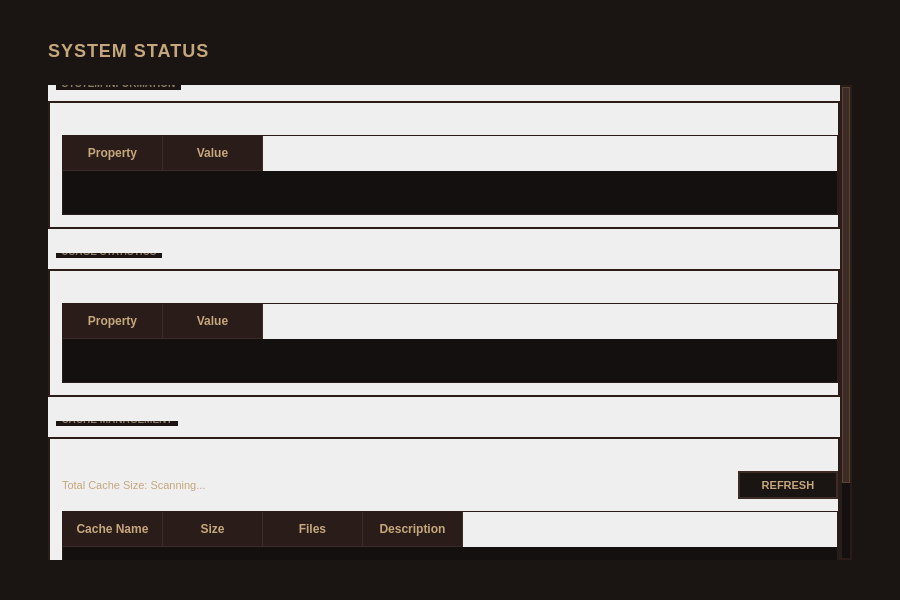
<?xml version="1.0" encoding="UTF-8"?>
<ui version="4.0">
 <class>Status</class>
 <widget class="QWidget" name="Status">
  <property name="geometry">
   <rect>
    <x>0</x>
    <y>0</y>
    <width>900</width>
    <height>600</height>
   </rect>
  </property>
  <property name="windowTitle">
   <string>Status</string>
  </property>
  <property name="styleSheet">
   <string notr="true">QWidget#Status {
    background: #1a1412;
}

QLabel {
    background: transparent;
    font-family: &quot;Press Start 2P&quot;, &quot;Courier New&quot;, monospace;
}

QGroupBox {
    background: transparent;
    border: 2px solid #2a1d19;
    border-radius: 0px;
    margin-top: 16px;
    padding-top: 12px;
    padding-left: 12px;
    font-size: 10px;
    letter-spacing: 0px;
    text-transform: uppercase;
    color: #8d7b68;
    font-weight: bold;
}

QGroupBox::title {
    subcontrol-origin: margin;
    subcontrol-position: top left;
    left: 8px;
    top: -8px;
    padding: 0 4px 0 4px;
    background: #1a1412;
}

QScrollArea {
    background: transparent;
    border: none;
}

QScrollBar:vertical {
    background: #14100f;
    width: 12px;
    border: 2px solid #2a1d19;
    border-radius: 0px;
}

QScrollBar::handle:vertical {
    background: #3d2b25;
    border: 1px solid #5a4339;
    border-radius: 0px;
    min-height: 30px;
}

QScrollBar::handle:vertical:hover {
    background: #5a4339;
}

QScrollBar::add-line:vertical, QScrollBar::sub-line:vertical {
    height: 0px;
}

QTableWidget {
    background: #14100f;
    border: 1px solid #2a1d19;
    color: #e8d5c4;
    gridline-color: #2a1d19;
    selection-background-color: #3d2b25;
    selection-color: #c4a77d;
}

QTableWidget::item {
    padding: 8px;
}

QTableWidget::item:selected {
    background: #3d2b25;
    color: #c4a77d;
}

QHeaderView::section {
    background: #2a1d19;
    color: #c4a77d;
    padding: 8px;
    border: none;
    border-right: 1px solid #3d2b25;
    border-bottom: 1px solid #3d2b25;
    font-weight: bold;
}

QProgressBar {
    background: #14100f;
    border: 1px solid #2a1d19;
    border-radius: 0px;
    text-align: center;
    color: #c4a77d;
}

QProgressBar::chunk {
    background: #3d2b25;
}</string>
  </property>
  <layout class="QVBoxLayout" name="verticalLayout">
   <property name="spacing">
    <number>0</number>
   </property>
   <property name="leftMargin">
    <number>0</number>
   </property>
   <property name="topMargin">
    <number>0</number>
   </property>
   <property name="rightMargin">
    <number>0</number>
   </property>
   <property name="bottomMargin">
    <number>0</number>
   </property>
   <item>
    <widget class="QWidget" name="contentWidget">
     <property name="styleSheet">
      <string notr="true">QWidget#contentWidget {
    background: #1a1412;
}</string>
     </property>
     <layout class="QVBoxLayout" name="contentLayout">
      <property name="spacing">
       <number>24</number>
      </property>
      <property name="leftMargin">
       <number>48</number>
      </property>
      <property name="topMargin">
       <number>40</number>
      </property>
      <property name="rightMargin">
       <number>48</number>
      </property>
      <property name="bottomMargin">
       <number>40</number>
      </property>
      <item>
       <widget class="QLabel" name="titleLabel">
        <property name="text">
         <string>SYSTEM STATUS</string>
        </property>
        <property name="styleSheet">
         <string notr="true">color: #c4a77d;
    font-size: 18px;
    font-weight: bold;
    letter-spacing: 1px;
    background: transparent;</string>
        </property>
       </widget>
      </item>
      <item>
       <widget class="QScrollArea" name="scrollArea">
        <property name="widgetResizable">
         <bool>true</bool>
        </property>
        <property name="styleSheet">
         <string notr="true">QScrollArea {
    border: none;
}</string>
        </property>
        <widget class="QWidget" name="scrollContents">
         <property name="geometry">
          <rect>
           <x>0</x>
           <y>0</y>
           <width>820</width>
           <height>520</height>
          </rect>
         </property>
         <layout class="QVBoxLayout" name="scrollLayout">
          <property name="spacing">
           <number>24</number>
          </property>
          <property name="leftMargin">
           <number>0</number>
          </property>
          <property name="topMargin">
           <number>0</number>
          </property>
          <property name="rightMargin">
           <number>0</number>
          </property>
          <property name="bottomMargin">
           <number>0</number>
          </property>
          <item>
           <widget class="QGroupBox" name="systemInfoGroup">
            <property name="title">
             <string>SYSTEM INFORMATION</string>
            </property>
            <layout class="QVBoxLayout" name="systemInfoLayout">
             <property name="spacing">
              <number>12</number>
             </property>
             <property name="leftMargin">
              <number>0</number>
             </property>
             <property name="topMargin">
              <number>20</number>
             </property>
             <property name="rightMargin">
              <number>0</number>
             </property>
             <property name="bottomMargin">
              <number>12</number>
             </property>
             <item>
              <widget class="QTableWidget" name="systemInfoTable">
               <property name="minimumHeight">
                <number>200</number>
               </property>
               <property name="editTriggers">
                <set>QAbstractItemView::NoEditTriggers</set>
               </property>
               <property name="selectionMode">
                <enum>QAbstractItemView::NoSelection</enum>
               </property>
               <property name="focusPolicy">
                <enum>Qt::NoFocus</enum>
               </property>
               <column>
                <property name="text">
                 <string>Property</string>
                </property>
                <property name="width">
                 <number>200</number>
                </property>
               </column>
               <column>
                <property name="text">
                 <string>Value</string>
                </property>
               </column>
              </widget>
             </item>
            </layout>
           </widget>
          </item>
          <item>
           <widget class="QGroupBox" name="statisticsGroup">
            <property name="title">
             <string>USAGE STATISTICS</string>
            </property>
            <layout class="QVBoxLayout" name="statisticsLayout">
             <property name="spacing">
              <number>12</number>
             </property>
             <property name="leftMargin">
              <number>0</number>
             </property>
             <property name="topMargin">
              <number>20</number>
             </property>
             <property name="rightMargin">
              <number>0</number>
             </property>
             <property name="bottomMargin">
              <number>12</number>
             </property>
             <item>
              <widget class="QTableWidget" name="statisticsTable">
               <property name="minimumHeight">
                <number>200</number>
               </property>
               <property name="editTriggers">
                <set>QAbstractItemView::NoEditTriggers</set>
               </property>
               <property name="selectionMode">
                <enum>QAbstractItemView::NoSelection</enum>
               </property>
               <property name="focusPolicy">
                <enum>Qt::NoFocus</enum>
               </property>
               <column>
                <property name="text">
                 <string>Property</string>
                </property>
               </column>
               <column>
                <property name="text">
                 <string>Value</string>
                </property>
               </column>
              </widget>
             </item>
            </layout>
           </widget>
          </item>
          <item>
           <widget class="QGroupBox" name="cacheGroup">
            <property name="title">
             <string>CACHE MANAGEMENT</string>
            </property>
            <layout class="QVBoxLayout" name="cacheLayout">
             <property name="spacing">
              <number>12</number>
             </property>
             <property name="leftMargin">
              <number>0</number>
             </property>
             <property name="topMargin">
              <number>20</number>
             </property>
             <property name="rightMargin">
              <number>0</number>
             </property>
             <property name="bottomMargin">
              <number>12</number>
             </property>
             <item>
              <layout class="QHBoxLayout" name="cacheInfoLayout">
               <item>
                <widget class="QLabel" name="cacheSizeLabel">
                 <property name="text">
                  <string>Total Cache Size: Scanning...</string>
                 </property>
                 <property name="styleSheet">
                  <string notr="true">color: #c4a77d;
    font-size: 11px;
    background: transparent;</string>
                 </property>
                </widget>
               </item>
               <item>
                <spacer name="cacheInfoSpacer">
                 <property name="orientation">
                  <enum>Qt::Horizontal</enum>
                 </property>
                 <property name="sizeHint" stdset="0">
                  <size>
                   <width>40</width>
                   <height>20</height>
                  </size>
                 </property>
                </spacer>
               </item>
               <item>
                <widget class="QPushButton" name="btnRefreshCache">
                 <property name="minimumSize">
                  <size>
                   <width>100</width>
                   <height>28</height>
                  </size>
                 </property>
                 <property name="text">
                  <string>REFRESH</string>
                 </property>
                 <property name="styleSheet">
                  <string notr="true">QPushButton {
    background: #1a1412;
    color: #c4a77d;
    border: 2px solid #3d2b25;
    border-radius: 0px;
    font-size: 11px;
    font-weight: bold;
    padding: 4px 12px;
}

QPushButton:hover {
    background: #3d2b25;
    color: #e8d5c4;
}

QPushButton:pressed {
    background: #c4a77d;
    color: #1a1412;
}</string>
                 </property>
                </widget>
               </item>
              </layout>
             </item>
             <item>
              <widget class="QTableWidget" name="cacheTable">
               <property name="minimumHeight">
                <number>150</number>
               </property>
               <property name="editTriggers">
                <set>QAbstractItemView::NoEditTriggers</set>
               </property>
               <property name="selectionMode">
                <enum>QAbstractItemView::SingleSelection</enum>
               </property>
               <column>
                <property name="text">
                 <string>Cache Name</string>
                </property>
                <property name="width">
                 <number>150</number>
                </property>
               </column>
               <column>
                <property name="text">
                 <string>Size</string>
                </property>
                <property name="width">
                 <number>100</number>
                </property>
               </column>
               <column>
                <property name="text">
                 <string>Files</string>
                </property>
                <property name="width">
                 <number>80</number>
                </property>
               </column>
               <column>
                <property name="text">
                 <string>Description</string>
                </property>
               </column>
              </widget>
             </item>
             <item>
              <layout class="QHBoxLayout" name="cacheButtonsLayout">
               <property name="spacing">
                <number>12</number>
               </property>
               <item>
                <widget class="QPushButton" name="btnClearSelected">
                 <property name="minimumSize">
                  <size>
                   <width>0</width>
                   <height>32</height>
                  </size>
                 </property>
                 <property name="text">
                  <string>CLEAR SELECTED</string>
                 </property>
                 <property name="styleSheet">
                  <string notr="true">QPushButton {
    background: #3d2b25;
    color: #e8d5c4;
    border: 2px solid #5a4339;
    border-radius: 0px;
    font-size: 11px;
    font-weight: bold;
    padding: 6px 12px;
}

QPushButton:hover {
    background: #5a4339;
    color: #c4a77d;
}

QPushButton:pressed {
    background: #c4a77d;
    color: #1a1412;
}

QPushButton:disabled {
    background: #1a1412;
    color: #6b5c52;
    border-color: #2a1d19;
}</string>
                 </property>
                </widget>
               </item>
               <item>
                <widget class="QPushButton" name="btnClearAll">
                 <property name="minimumSize">
                  <size>
                   <width>0</width>
                   <height>32</height>
                  </size>
                 </property>
                 <property name="text">
                  <string>CLEAR ALL CACHE</string>
                 </property>
                 <property name="styleSheet">
                  <string notr="true">QPushButton {
    background: #5a4339;
    color: #e8d5c4;
    border: 2px solid #8d7b68;
    border-radius: 0px;
    font-size: 11px;
    font-weight: bold;
    padding: 6px 12px;
}

QPushButton:hover {
    background: #8d7b68;
    color: #c4a77d;
    border-color: #c4a77d;
}

QPushButton:pressed {
    background: #c4a77d;
    color: #1a1412;
    border-color: #c4a77d;
}</string>
                 </property>
                </widget>
               </item>
               <item>
                <spacer name="cacheButtonsSpacer">
                 <property name="orientation">
                  <enum>Qt::Horizontal</enum>
                 </property>
                 <property name="sizeHint" stdset="0">
                  <size>
                   <width>40</width>
                   <height>20</height>
                  </size>
                 </property>
                </spacer>
               </item>
              </layout>
             </item>
            </layout>
           </widget>
          </item>
          <item>
           <spacer name="bottomSpacer">
            <property name="orientation">
             <enum>Qt::Vertical</enum>
            </property>
            <property name="sizeHint" stdset="0">
             <size>
              <width>20</width>
              <height>40</height>
             </size>
            </property>
           </spacer>
          </item>
         </layout>
        </widget>
       </widget>
      </item>
     </layout>
    </widget>
   </item>
  </layout>
 </widget>
 <resources/>
 <connections/>
</ui>
